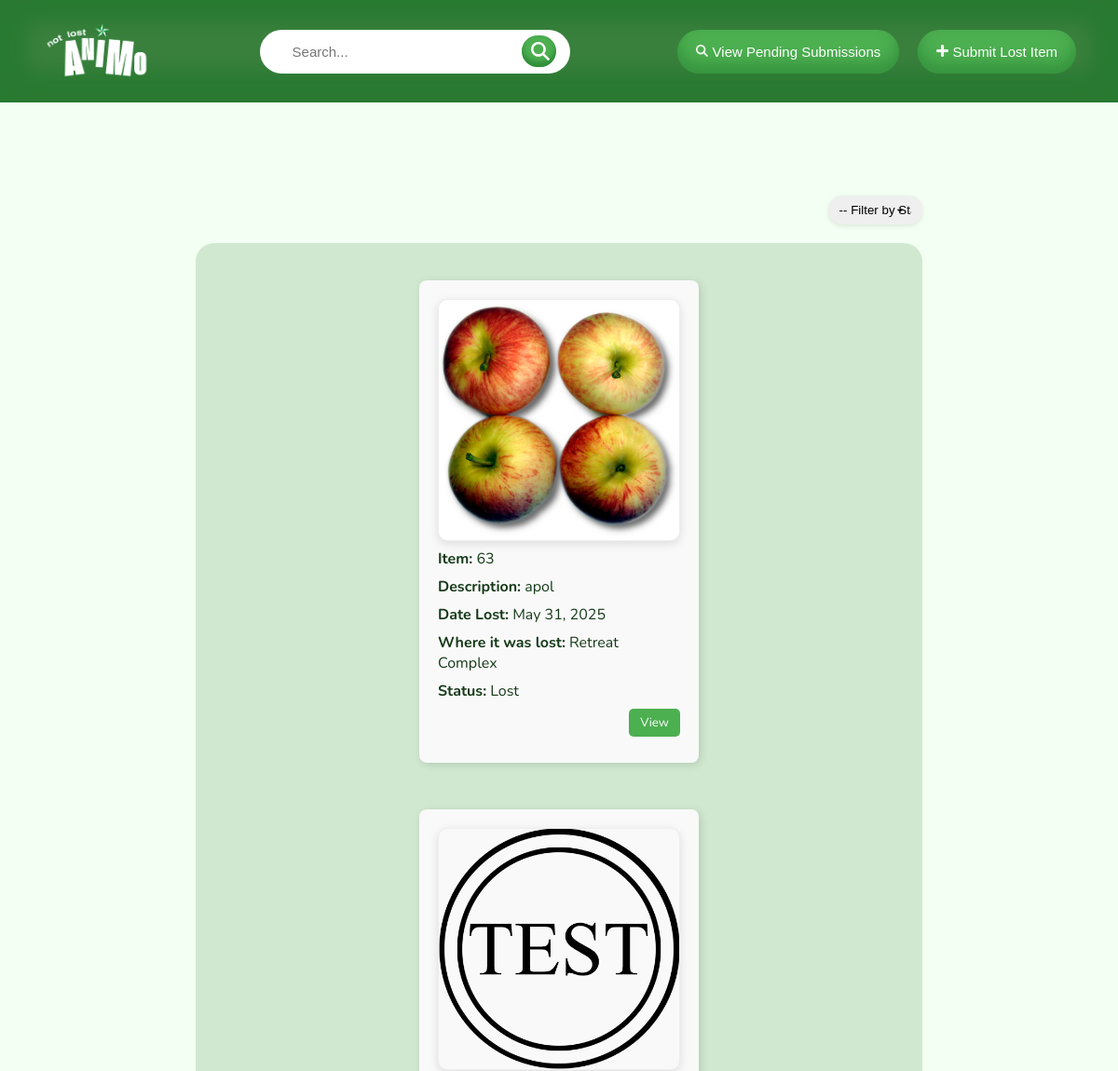
Page /public/user-staff/staff-item-main.php (upper part) on the earlier database version.
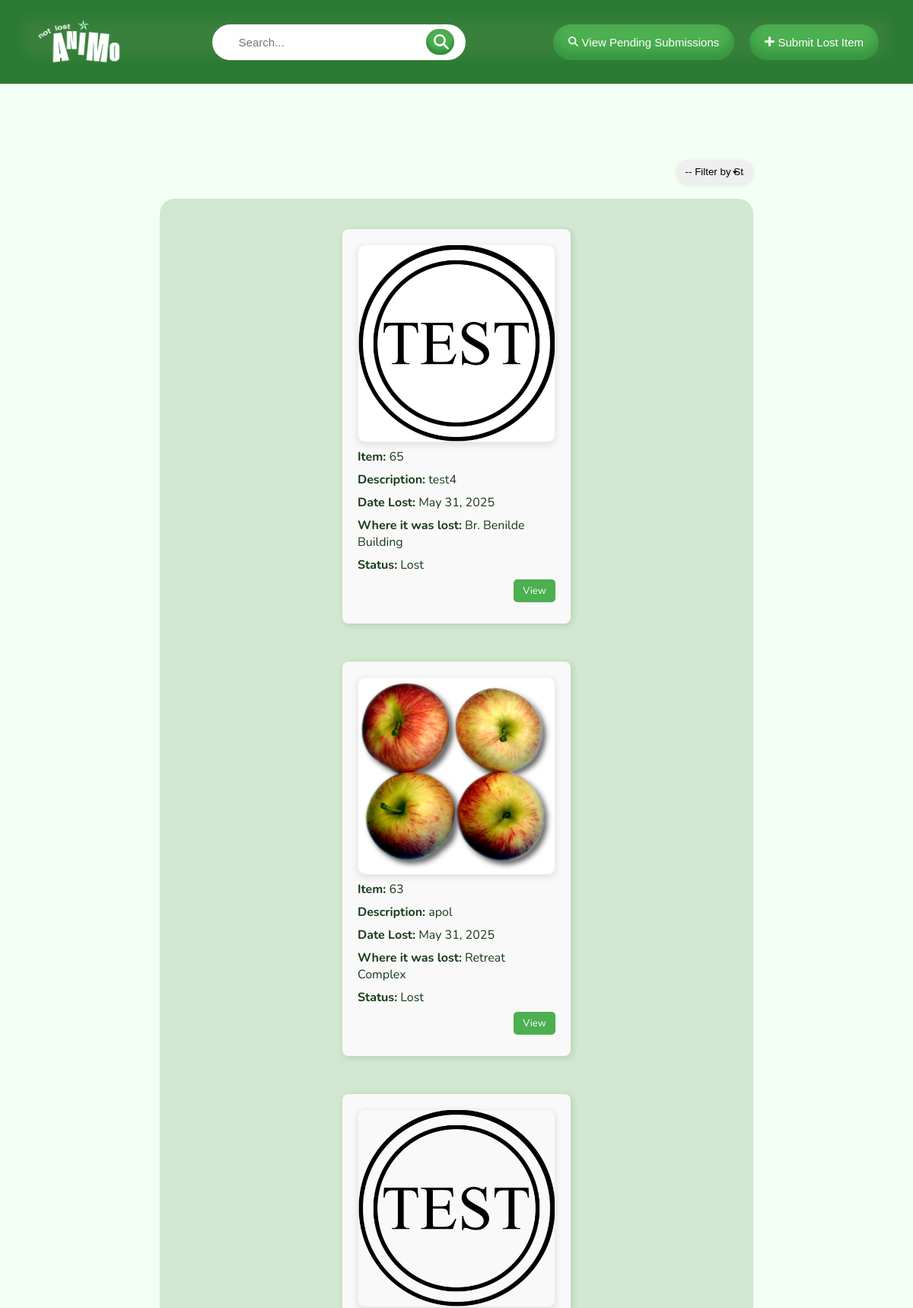
Same page on the later database version.
### tables this page shows
CREATE TABLE `item_submission` (
  `item_index` int(11) NOT NULL,
  `user_submit_index` int(11) NOT NULL COMMENT 'The person who submitted the lost item',
  `image_path` varchar(255) DEFAULT NULL COMMENT 'Path to uploaded image',
  `item_name` varchar(100) NOT NULL COMMENT 'Name or title of the item',
  `description` text DEFAULT NULL COMMENT 'Description of the item',
  `lost_location` varchar(100) NOT NULL COMMENT 'Where the item was lost (e.g., library, building)',
  `lost_date` date NOT NULL COMMENT 'When the item was lost',
  `user_retrieve_index` int(11) NOT NULL,
  `retrieval_date` date DEFAULT NULL,
  `status` varchar(20) NOT NULL COMMENT 'Status of the item, e.g., Lost or Found',
  `approved` tinyint(1) DEFAULT 0
);

### public/user-staff/staff-item-main.php (the view, shortened to what this page needs)
<?php require("../include/conn.php"); ?>
<!DOCTYPE html>
<html lang="en">
<head>
    <link rel="stylesheet" href="../css/base.css?v=<?= time() ?>">
    <link rel="stylesheet" href="../css/staff-main.css?v=<?= time() ?>">
</head>
<body>
    <header>
        <img src="../media/logo.png" alt="notlostanimo-logo" class="logo-img">
        <form action="" method="get" name="formadd" enctype="multipart/form-data" novalidate>
            <div class="search-wrapper">
                <input type="search" id="txtsearch" name="q" placeholder="Search..."
                value="<?= isset($_GET['q']) ? htmlspecialchars($_GET['q']) : '' ?>">
                    <button type="submit"><img src="../media/search.png"></button>
            </div>
        </form>
            <div class="header-container">
                <button type="button" class="add-button" onclick="window.location.href='staff-pending-item-main.php'"><img src="../media/search.png"> View Pending Submissions</button>
                <button type="button" class="add-button" onclick="window.location.href='staff-add-item.php'"><img src="../media/add.png"> Submit Lost Item</button>
            </div>
    </header>
<div class="content">
    <form action="" method="get" name="filterForm" enctype="multipart/form-data" class="filter" novalidate>
            <select name="status_filter" onchange="this.form.submit()">
                <option value="">-- Filter by Status --</option>
            </select>
    </form>
<div class="records-container">
        <?php
            $itemsPerPage = 25;
            $currentPage = isset($_GET['page']) ? (int)$_GET['page'] : 1;
            $offset = ($currentPage - 1) * $itemsPerPage;
            $sql = "SELECT * FROM item_submission WHERE approved = 1 AND status IN ('Lost', 'Returned')";
            $params = [];
            $types = "";
            $sql .= " ORDER BY item_index DESC LIMIT ?, ?";
            $params[] = $offset;
            $params[] = $itemsPerPage;
            $types .= "ii";
            $stmt = $conn->prepare($sql);
            if (!empty($params)) {
                $stmt->bind_param($types, ...$params);
            }
            $stmt->execute();
            $result = $stmt->get_result();
            if ($result->num_rows > 0):
                while ($row = $result->fetch_assoc()):
                    $vitemindex = htmlspecialchars($row['item_index']);
                        $fullDescription = htmlspecialchars($row['description']);
                        $vdescription = mb_strimwidth($fullDescription, 0, 100, '...');
                        $rawDate = $row['lost_date'];
                        $vlostdate = date("F j, Y", strtotime($rawDate));
                    $vimagepath = htmlspecialchars($row['image_path']);
                    $vlostlocation = htmlspecialchars($row['lost_location']);
                    $vstatus = htmlspecialchars($row['status']);
        ?>
        <div class="record-panel">
            <div class="img-container">
            <?php
                $imageFullPath = '../media/' . $vimagepath;
                if (!empty($vimagepath) && file_exists($imageFullPath)) {
                    echo "<img src='{$imageFullPath}' alt='Item Image' class='item-image'>";
                } else {
                    echo "<p><em>No image available</em></p>";
                }
            ?>
            </div>
            <div><strong>Item:</strong> <?= $vitemindex ?></div>
            <div><strong>Description:</strong> <?= $vdescription ?></div>
            <div><strong>Date Lost:</strong> <?= $vlostdate ?></div>
            <div><strong>Where it was lost:</strong> <?= $vlostlocation ?></div>
            <div><strong>Status:</strong> <?= $vstatus ?></div>
            <div class="record-buttons">
                <button class="btn" onclick="window.location.href='staff-item-view.php?vid=<?= $vitemindex ?>'">View</button>
            </div>
        </div>
        <?php endwhile; else: ?>
        <p>No items found.</p>
    <?php endif; ?>
    </div>
</div>
</body>
</html>

### public/css/base.css (style rules this page uses)
* { margin: 0; padding: 0; box-sizing: border-box; }
body { font-family: 'Nunito', sans-serif; background-color: #f3fff2; }

### public/css/staff-main.css (style rules this page uses)
header { background-color: #3b813e; box-shadow: inset 0px -5px 20px 30px rgba(27, 115, 40, 0.552); color: white; display: flex; justify-content: space-between; align-items: center; padding: 25px 45px; position: relative; gap:50px; }
.header-container { display: flex; align-items: center; gap: 20px; }
.add-button { font-size: 15px; padding: 15px 20px 15px 20px; border: none; background-color: #4CAF50; box-shadow: inset 0px -10px 15px 1px rgba(27, 115, 40, 0.444); color: white; cursor: pointer; border-radius: 25px; transition: ease 0.3s; }
header img { width: 13px; height: 13px; }
.logo-img { height: 60px; width: auto; }
form { width: 30%; }
.search-wrapper { gap:20px; position: relative; width: 100%; }
.search-wrapper input[type="search"] { display: flex; justify-content: space-between; width: 100%; padding: 15px 35px 15px 35px; border-radius: 25px; font-size: 15px; border: none; }
.search-wrapper button { padding: 7px 7px 7px 10px; display: flex; background-color: #4CAF50; box-shadow: inset 0px -5px 5px 1px rgba(27, 115, 40, 0.552); position: absolute; right: 15px; top: 50%; transition: ease 0.3s; transform: translateY(-50%); border: none; border-radius: 20px; cursor: pointer; font-size: 18px; }
.search-wrapper img { width: 20px; height: 20px; }
.content { display: flex; flex-direction: column; align-items: center; margin: 100px auto; }
.filter { margin-bottom: 20px; width: 65%; display: flex; justify-content: flex-end; }
.filter select { width: 13%; appearance: none; background-repeat: no-repeat; background-position: right 16px center; background-size: 16px 16px; padding: 8px 12px; border: none; border-radius: 15px; box-shadow: rgba(21, 61, 23, 0.1) 0px 2px 5px; }
.records-container { justify-content: center; padding: 40px 150px 40px 150px; position: relative; width: 65%; display: flex; flex-wrap: wrap; gap: 50px; background-color: #5b9a5f3b; border-radius: 20px; }
.record-panel { color: #163a19; border-radius: 8px; padding: 20px; width: 300px; display: flex; flex-direction: column; background-color: #f9f9f9; box-shadow: 2px 2px 8px rgba(11, 40, 14, 0.138); }
.record-panel div { margin-bottom: 8px; }
.img-container { display: flex; align-items: center; justify-content: center; width: 100%; height: auto; border-radius: 10px; box-shadow: 0 3px 10px rgba(30, 36, 31, 0.133); border: #cccccc42 1px solid; }
.img-container img { width: 100%; height: 100%; border-radius: 10px; }
.record-buttons { width: 100%; display: flex; justify-content: flex-end; margin-top: auto; margin-bottom: 10px; }
.btn { font-family: 'Nunito', sans-serif; padding: 6px 12px; border: none; background-color: #4CAF50; color: white; cursor: pointer; border-radius: 5px; transition: ease 0.3s; }

Differences in the rows shown:
added item_submission: image_path (picture), item_index "65", description "test4", lost_date "May 31, 2025", lost_location "Br. Benilde Building", status "Lost"
